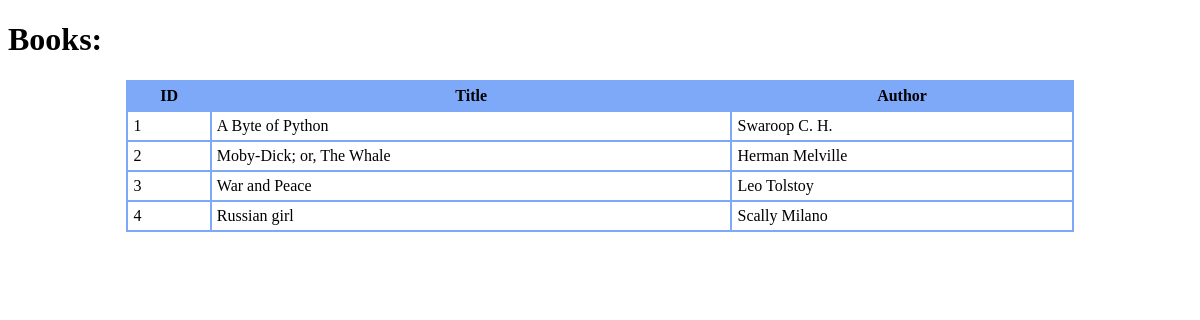
/books, run on the app's committed database.
### tables this page shows
CREATE TABLE `table_books` (
                    id INTEGER PRIMARY KEY AUTOINCREMENT, 
                    title TEXT, 
                    author TEXT 
                );

### routes.py (the view)
@app.route('/books')
def all_books() -> str:
    return render_template(
        'index.html',
        books=get_all_books()
    )

### models.py (called while the page is built)
def get_all_books() -> List[Book]:
    with sqlite3.connect('table_books.db') as conn:
        cursor: sqlite3.Cursor = conn.cursor()
        cursor.execute(
            """
            SELECT * from `table_books`
            """
        )
        return [Book(*row) for row in cursor.fetchall()]

### templates/index.html (shortened to what this page needs)
<!DOCTYPE html>
<html>
<head>
    <link rel="stylesheet" type="text/css" href="../static/style.css">
</head>
<body>
<h1>Books:</h1>
{% if books %}
<table class="customTable">
    <thead>
    <tr>
        <th>ID</th>
        <th>Title</th>
        <th>Author</th>
    </tr>
    </thead>
    <tbody>
    {% for book in books %}
    <tr>
        <td>
            {{ book.id }}
        </td>
        <td>
            {{ book.title }}
        </td>
        <td>
            {{ book.author }}
        </td>
    </tr>
    {% endfor %}
    </tbody>
</table>
{% else %}
<h2> Sorry, no books in DB.</h2>
{% endif %}
</body>
</html>

### static/style.css (style rules this page uses)
table.customTable { width: 80%; background-color: #FFFFFF; border-collapse: collapse; border-width: 2px; border-color: #7ea8f8; border-style: solid; color: #000000; margin: auto; }
table.customTable td, table.customTable th { border-width: 2px; border-color: #7ea8f8; border-style: solid; padding: 5px; }
table.customTable thead { background-color: #7ea8f8; }

### data on the page
table_books: id "1", title "A Byte of Python", author "Swaroop C. H."
table_books: id "2", title "Moby-Dick; or, The Whale", author "Herman Melville"
table_books: id "3", title "War and Peace", author "Leo Tolstoy"
table_books: id "4", title "Russian girl", author "Scally Milano"
